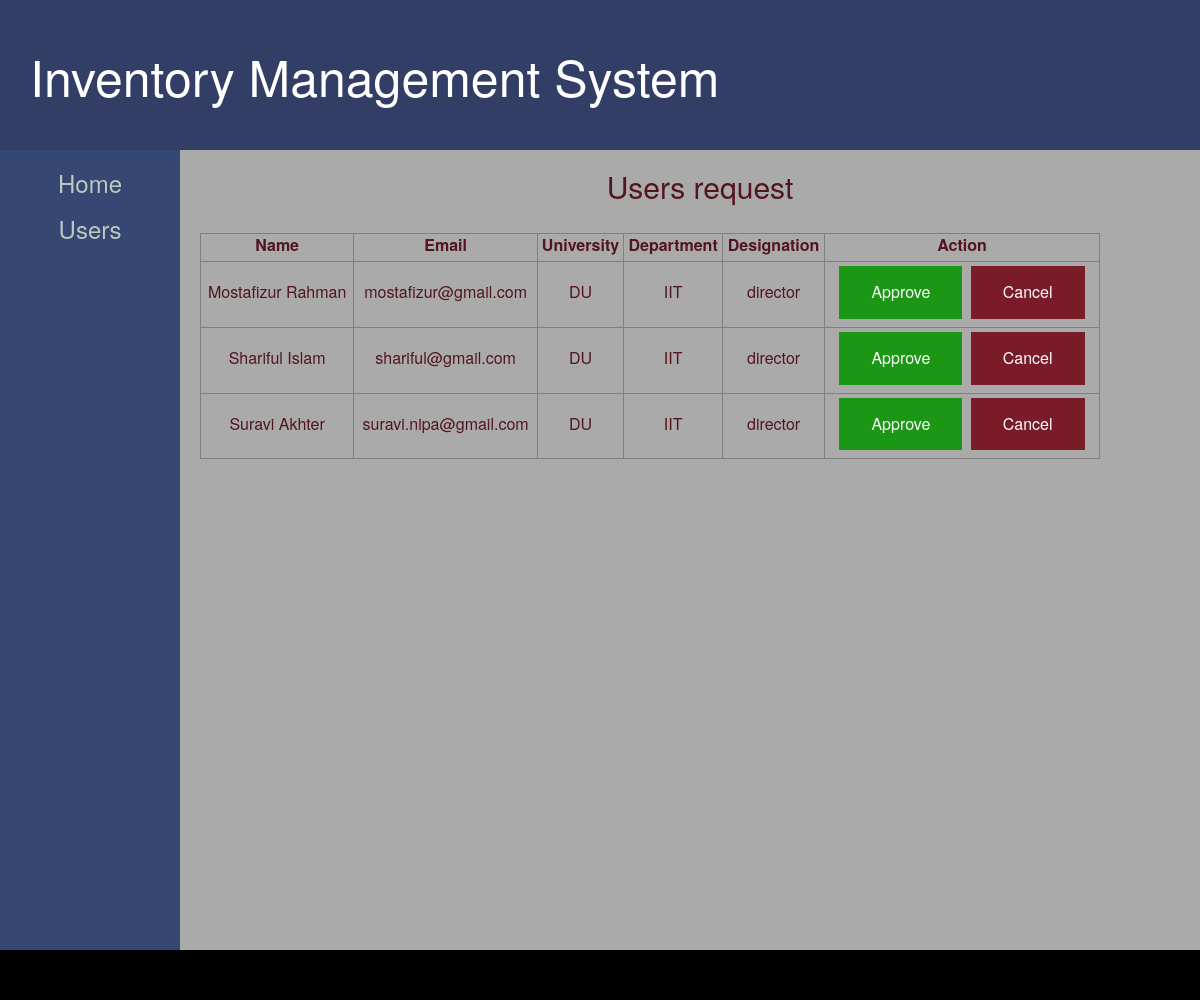
Before: /index.php/user/adminPage with the older database file.
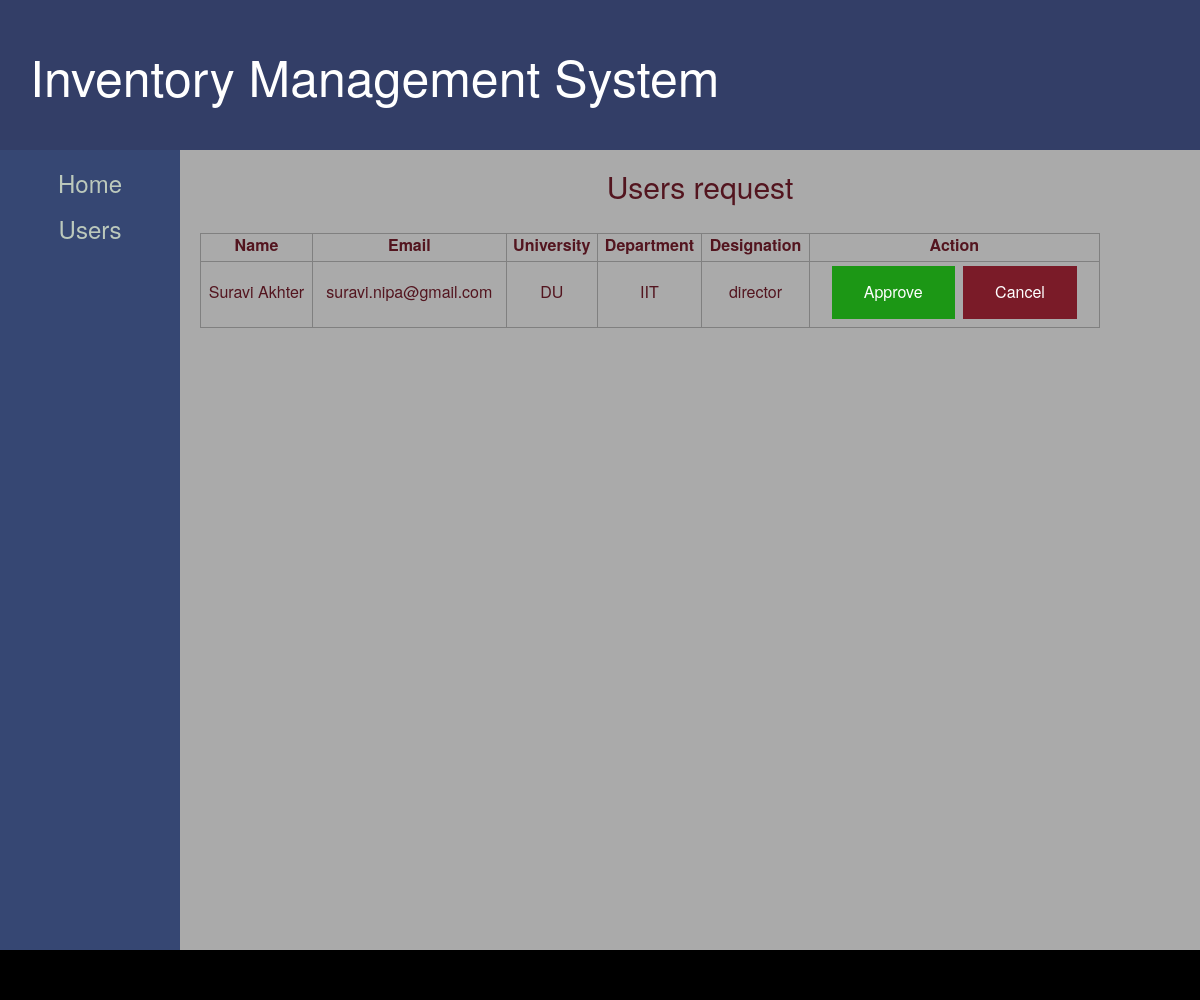
After: the same page with the newer database file.
### tables this page shows
CREATE TABLE `user` (
  `email` varchar(50) NOT NULL,
  `name` varchar(50) NOT NULL,
  `password` varchar(50) NOT NULL,
  `designation` varchar(50) NOT NULL,
  `university` varchar(50) NOT NULL,
  `department` varchar(50) NOT NULL,
  `status` tinyint(1) NOT NULL DEFAULT '0',
  `removed` tinyint(1) NOT NULL DEFAULT '0'
);

### application/controllers/user.php (called while the page is built, shortened)
<?php
class User extends My_Controller
{
    public function __construct(){
        $this->load->database('sports');
        $this->load->model('database');
    }
    public function adminPage(){
        $in['check'] = $this->session->flashdata('in');
        $this->load->model('database');
        $deptRequest['req'] = $this->database->getDirectorRequest();
        $this->load->view('ui/admin_home',$deptRequest,$in);
    }
}

### index.php (called while the page is built, shortened)
<?php
require_once BASEPATH.'core/CodeIgniter.php';

### application/models/database.php (called while the page is built, shortened)
<?php
class Database extends CI_Model
{
    public function getDirectorRequest(){
        $query = $this->db->query("select * from user where designation = 'director' AND status = 0 AND removed = 0");
        return $query->result_array();
    }
}

### application/views/ui/admin_home.php (the view, shortened to what this page needs)
<!DOCTYPE html>
<html lang="en">
<head>
    <link rel="stylesheet" type="text/css" href="https://maxcdn.bootstrapcdn.com/bootstrap/3.3.7/css/bootstrap.min.css">
</head>
<body id="mainDiv">
<div>
    <div id="banner">
        <p align="left" id="p1">Inventory Management System</p>
    </div>
    <div id="mainContent">
        <div id="leftNav">
            <span><a href="#"><h3>Home</h3></a>
                <a href="#"><h3>Users </h3></a></span>
        </div>
        <div id="content">
            <h2>Users request</h2><br>
            <table border="1" cellpadding="5" >
                <tr>
                    <th>Name</th>
                    <th>Email</th>
                    <th>University</th>
                    <th>Department</th>
                    <th> Designation </th>
                    <th> Action</th>
                </tr>
                <?php foreach ($req as $request): ?>
                    <tr>
                        <td><?php echo $request['name'] ?></td>
                        <td><?php echo $request['email'] ?></td>
                        <td><?php echo $request['university'] ?></td>
                        <td><?php echo $request['department'] ?></td>
                        <td><?php echo $request['designation'] ?></td>
                        <td>
                            <form method="post" action="<?php echo base_url();?>/admin/authenticate">
                                <input type="submit" name="action" value="Approve" id="btn" class="approve"/>
                                <input type="submit" name="action" value="Cancel" id="btn" class="cancel"/>
                            </form>
                        </td>
                    </tr>
                <?php endforeach;?>
            </table>
        </div>
    </div>
</div>
<div id="footer"></div>
</body>
</html>

### application/views/ui/admin_home.php (style rules this page uses)
#mainDiv { margin: 0px auto; min-height: 900px; color: #53151f; }
#banner { padding-top: 40px; color: white; font-size: 50px; background-color: #333e67; width:100%; background-size:cover; height: 150px; }
#mainContent { height: 800px; }
#leftNav { color: #a3a3a3; background-color: #364773; float: left; width: 15%; height: 100%; background-size: contain; }
#leftNav span,a { text-align: center; text-decoration: none; color: #bcc9bc; }
#content { padding-left: 20px; float: left; width: 85%; height: 100%; background-color: #aaaaaa; }
#content h2 { text-align: center; }
#footer { width: 100%; height: 50px; background-color: black; }
#btn { border: none; color: white; padding: 15px 32px; text-align: center; text-decoration: none; display: inline-block; font-size: 16px; margin: 4px 2px 4px 2px; cursor: pointer; }
.approve { background-color: #1c9715; }
.cancel { background-color: #7a1b28; }
th,td { text-align: center; padding-bottom: 4px; }
table { width: 90%; font-size: 16px; }
#p1 { margin-left: 30px; }

Changed rows visible on the page:
no longer on this page (row edited): user: name "Mostafizur Rahman", email "mostafizur@gmail.com", university "DU", department "IIT", designation "director"
no longer on this page (row edited): user: name "Shariful Islam", email "shariful@gmail.com", university "DU", department "IIT", designation "director"
